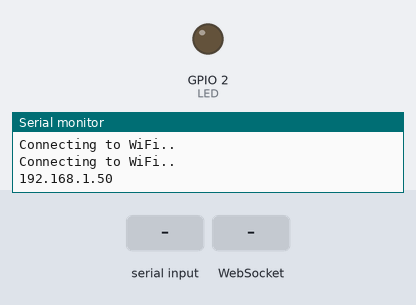
Recording of a sketch running on a simulated ESP8266 (NodeMCU). Shown: output pins drawn as LEDs (lit = HIGH), the last lines printed to the serial monitor. Inputs (shaded band) come from the test bench. WiFi joins after 1.5 s; servers stay silent unless stated.

Above: at 3.2 s.
3.3 s: "ON\n" received over Serial
At 4.0 s:
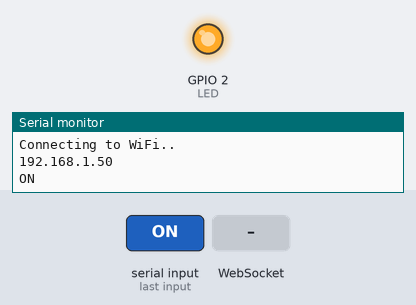
4.8 s: WebSocket text "OFF" received
At 5.3 s:
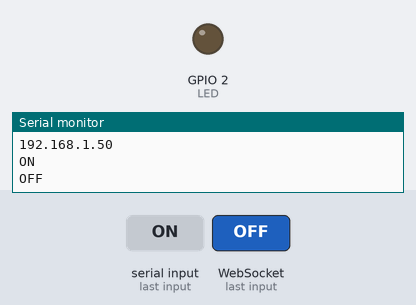
6.3 s: WebSocket text "ON" received
At 7.5 s:
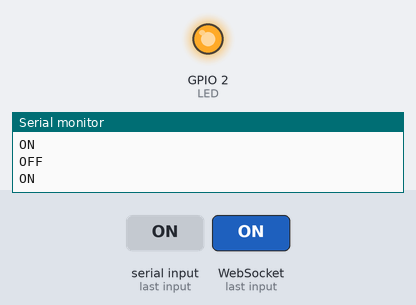
7.8 s: "OFF\n" received over Serial
At 8.6 s:
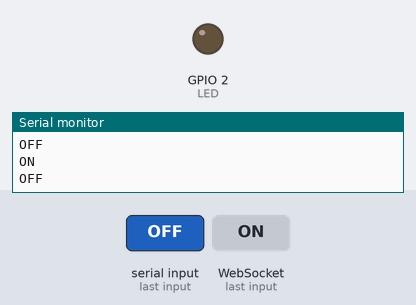
Timing chart, 0 to 10.3 s (numbered marks = the images above; inputs shaded):
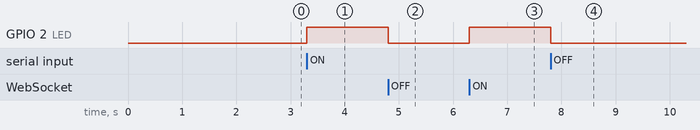

The sketch:

ESP8266webserver.ino
```cpp
#include <ESP8266WiFi.h>
#include <Arduino.h>
#include <ESPAsyncTCP.h>
#include <ESPAsyncWebServer.h>
#include <WebSerial.h>

#define LED 2
//const char* ssid = "Production Line";          // Your WiFi SSID
//const char* password = "t1me33Pus$movinG";  // Your WiFi Password

const char* ssid = "Linear Labs Corp";          // Your WiFi SSID
const char* password = "3n3rgy ^ of humanity!";  // Your WiFi Password
String d = "";

AsyncWebServer server(80);
AsyncWebSocket ws("/webserial");

void setup() {
  Serial.begin(115200);
  Serial.setTimeout(20);
  pinMode(LED, OUTPUT);
  digitalWrite(LED, LOW);
  WiFi.mode(WIFI_STA);
  WiFi.begin(ssid, password);
  while (WiFi.status() != WL_CONNECTED) {
    delay(1000);
    Serial.println("Connecting to WiFi..");
  }
  Serial.println(WiFi.localIP());
  ws.onEvent(onWsEvent);
  server.addHandler(&ws);
  WebSerial.begin(&server);
  WebSerial.msgCallback(recvMsg);
  server.begin();
}

void recvMsg(uint8_t *data, size_t len) {
  for (int i = 0; i < len; i++) {
    //Serial.print(data[i]);
    //Serial.print("|");
    d += char(data[i]);
  }
  WebSerial.println(d);
  Serial.println(d);
  ws.textAll(d);
  if (d == "ON") {
    digitalWrite(LED, HIGH);
  }
  if (d == "OFF") {
    digitalWrite(LED, LOW);
  }
  d = "";
}
void onWsEvent(AsyncWebSocket * server, AsyncWebSocketClient * client, AwsEventType type, void * arg, uint8_t *data, size_t len) {
  //if (type == WS_EVT_CONNECT) {
  //Serial.println("Websocket client connection received");
  //} else if (type == WS_EVT_DISCONNECT) {
  //Serial.println("Client disconnected");
  //} else if (type == WS_EVT_DATA) {
  if (type == WS_EVT_DATA) {
    for (int i = 0; i < len; i++) {
      //Serial.print(data[i]);
      //Serial.print("|");
      d += char(data[i]);
    }
    WebSerial.println(d);
    Serial.println(d);
    ws.textAll(d);
    if (d == "ON") {
      digitalWrite(LED, HIGH);
    }
    if (d == "OFF") {
      digitalWrite(LED, LOW);
    }
    d = "";
  }
}
void loop() {
  d = Serial.readStringUntil('\n');            //serial input function
  if (d != "") {
    //for (int i = 0; i < d.length(); i++) {
      //Serial.print(data[i]);
      //Serial.print("|");
      //d += char(data[i]);
    //}
    WebSerial.println(d);
    Serial.println(d);
    //ws.textAll((char*)text);
    ws.textAll(d);
    if (d == "ON") {
      digitalWrite(LED, HIGH);
    }
    if (d == "OFF") {
      digitalWrite(LED, LOW);
    }
    d = "";
  }
}
```

Measured:
- after the input at 3.3 s, GPIO 2 (LED): LOW → HIGH at once
- after the input at 4.8 s, GPIO 2 (LED): HIGH → LOW at once
- after the input at 6.3 s, GPIO 2 (LED): LOW → HIGH at once
- after the input at 7.8 s, GPIO 2 (LED): HIGH → LOW at once
